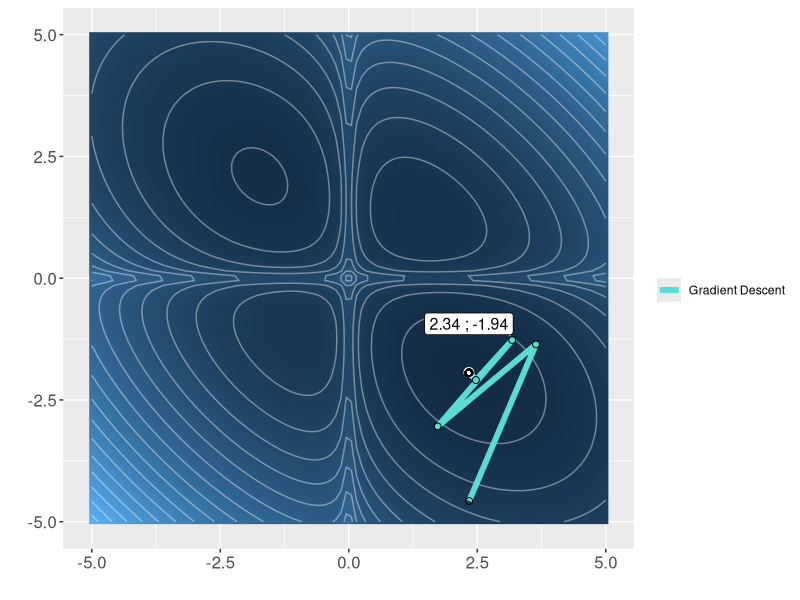
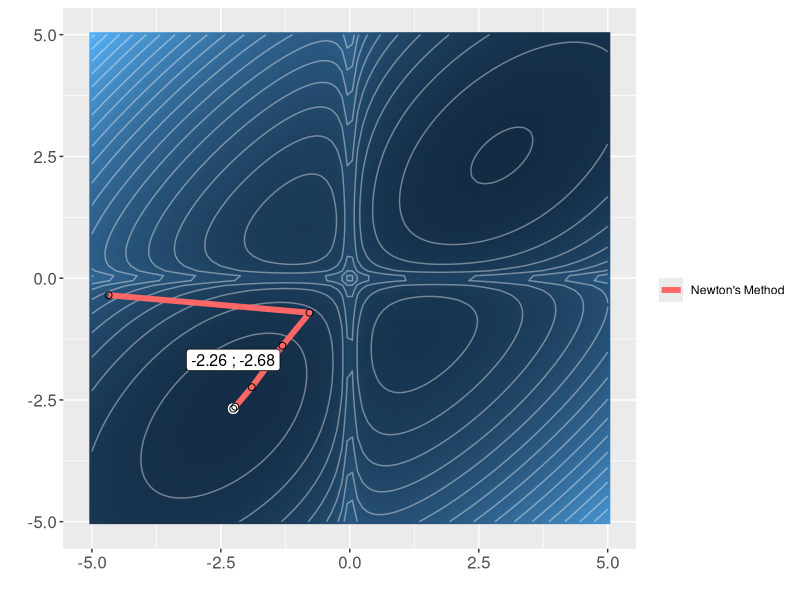
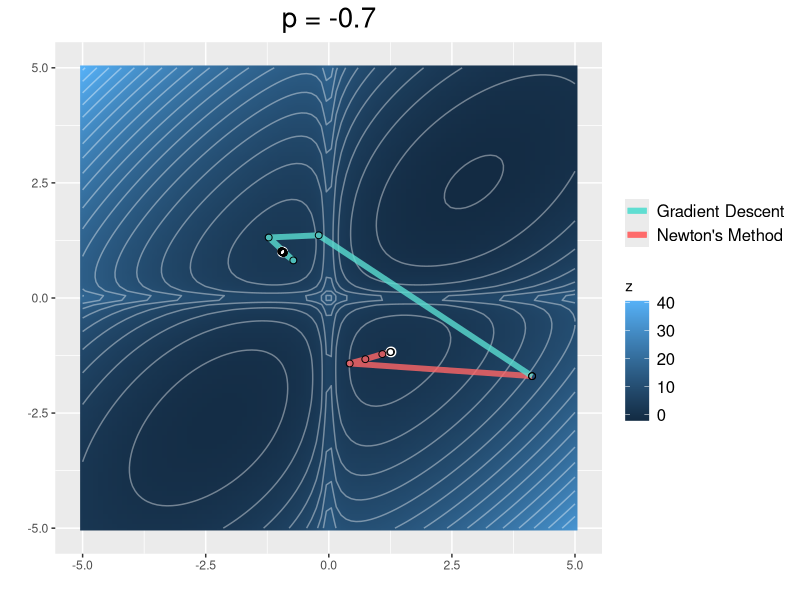
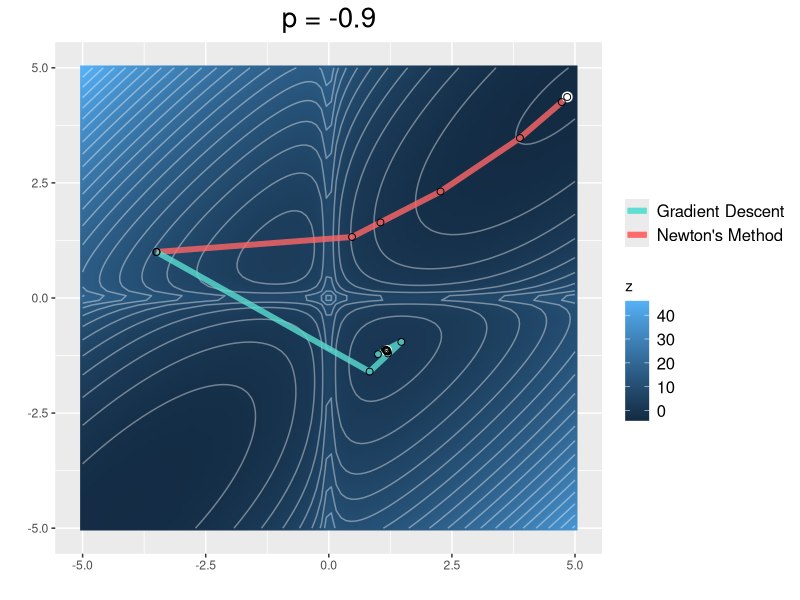

Write R code to recreate these figures, in order. (Note: this script raises an error after producing the figures.)
# METADATA ====
# Description: Line search methods homework (Deterministic models and optimization)
# Created: 2018-11-15 (Reid Falconer)
# Updated: 2018-11-20 (Reid Falconer)
# Reviewed: 

# INITIALISE ====

rm(list=ls())

#> Libraries ----
library(tidyverse) # always load tidyverse last to avoid namespace conflicts

#> Set options ----

# disable scientific notation
options(scipen = 999)


# FUNCTIONS ====

#> gradient descent ----

# definition of the gradient descent
gradient_descent <- function(p, start, n = 2, step_1=1, 
                             tol=1e-8, max_it = 100000, 
                             display = T ) {
  if(n==2) { # our 2 two-dimensional case
    m <- c(0.5, 0) # define m vector
    Amat <- function(p) {
    Amat <- matrix(c(1,p,p,1),2,2) 
    }
    A <- Amat(p) # define A matrix
    }
    else{  # mutiple dimensions
      m <- runif(n, -1, 1)# define m vector
      Amat <- matrix(rnorm(n*n, mean = 0, sd = 0.1), ncol=n, nrow = n)
      A <- Amat%*%(t(Amat)) # define A matrix (making sure that it is a fixed positive definite matrix)
  }
  # define function
  defined_function <- function(x, m, A) {
    func = 0.5*t(x - m)%*%A%*%(x - m) - sum(log((x)^2)) 
    return(c(func))
  }
  # define the derivative 
  derivative <- function(x, m, A) {
    grad <- A%*%(x-m) - 2/(x)
    return(c(grad))
  }
  i <- 0 # Counter for number of iterations
  point_1 <- start
  hi <- Sys.time() # before convergence 
  grdnt <- derivative(point_1, m, A)
  step = step_1
  point_2 <- point_1 - step_1*grdnt
  path_mat <- matrix(NA, nrow = max_it, ncol = n)
  path_mat[i+1,] <- start
  while (abs(defined_function(point_1, m, A)-defined_function(point_2, m, A)) > tol) { 
    while(defined_function(point_2, m, A) > defined_function(point_1, m, A)) {
      step = step*0.5
      point_2 <- point_1 - step*grdnt
    } 
    i <- i + 1
    path_mat[i+1,] <- point_2
    step = step_1
    point_1 <- point_2
    grdnt <- derivative(point_1, m, A)
    point_2 <- point_1 - step*grdnt
    #print(defined_function(point_2, m, A)) # optional of one wants to print progress
  }
  paths = path_mat[0:i+1,] %>% as.data.frame()
  point = point_2
  iterations = i
  point_text = paste0(round(point[1],2)," ; ", round(point[2],2))
  
  if(display == T) {
    x <- seq(-5, 5, length.out = 100)
    y <- seq(-5, 5, length.out = 100)
    z <- apply(expand.grid(x, y), 1, "defined_function", m = m, A = A)
    
    df <- cbind(expand.grid(x, y),z) %>% 
      dplyr::rename(x = Var1,
                    y = Var2) %>% 
      as.data.frame() 
    
    plot <- ggplot() + geom_raster(data = df, aes(x = x, y = y, fill = z), 
                                   interpolate = TRUE, show.legend = FALSE) +
      geom_contour(data = df, colour = "white", aes(x = x, y = y, z = z), 
                   binwidth = 2, alpha = 0.4) + 
      geom_path(aes(x = paths$V1, y = paths$V2, colour = "Gradient Descent"), 
                size = 2,  linetype = 1) +
      geom_point(size = 3, color = "white", aes(x = point[1], point[2])) +
      geom_point(size = 2, color = "black", aes(x = paths$V1, y = paths$V2),shape = 1) +
      theme_grey() +
      labs(x = "", y = "") +
      geom_label(color = "black", aes(x = point[1], point[2]), 
                label = point_text, nudge_x = 0, nudge_y = 1, size = 4)+
      scale_colour_manual("", values = c("Gradient Descent"="#5addd0")) +
      theme(axis.text=element_text(size=12), plot.title = element_text(size=22))
  }
  else {
    na <- Sys.time() # after convergence 
    diff <- na-hi # calculate convergence rate
    return(list(point = point_2, iterations = i, point_text = point_text, 
                paths = path_mat[0:i+1,] %>%
                  as.data.frame() %>%
                    rename(x = V1,
                          y = V2),
                    time = diff))
  }
  print(plot) # return the plot
  na <- Sys.time() # after convergence
  diff <- na-hi # calculate convergence rate
  return(list(point = point_2, iterations = i, point_text = point_text, 
              paths = path_mat[0:i+1,] %>%
                as.data.frame() %>%
                rename(x = V1,
                      y = V2),
              time = diff)) 
  }

# locate the minimum of the function using the Gradient Descent method
gd_results <- gradient_descent(
  p = 0.5, # define rho (only applicable in 2 dimensional case)
  start = runif(2, -5, 5), # start point of the search. Initialised point in paper c(-3.5,1)
  step_1 = 1, # step size (alpha)
  tol = 1e-5, # tolerance
  display = T, # display plot (only applicable in 2 dimensional case)
  n = 2, # dimensions
  max_it = 100000) # max iterations 


#> newton's method ----

# definition of newton's method
newtons_method <- function(p, start, n = 2, step_1=1, 
                           tol=1e-8, max_it = 100000, 
                           display = T ) {
  if(n==2) {
    m <- c(0.5, 0) # define m vector
    Amat <- function(p) {
      Amat <- matrix(c(1,p,p,1),2,2) # define A matrix
    }
    A <- Amat(p)
  }
  else{
    m <- runif(n, -1, 1) # define m vector
    Amat <- matrix(rnorm(n*n, mean = 0, sd = 0.1), ncol=n, nrow = n) # define A matrix
    A <- Amat%*%(t(Amat)) # making sure that it is a fixed positive definite matrix
  }
  # define function
  defined_function <- function(x, m, A) {
    func = 0.5*t(x - m)%*%A%*%(x - m) - sum(log((x)^2)) 
    return(c(func))
  }
  # define the derivative 
  derivative <- function(x, m, A) {
    grad <- A%*%(x-m) - 2/(x)
    return(c(grad))
  }
  #define the hessian 
  hessian <- function(x, m, A) {
     A + diag((diag(2/x%*%t(x))))
  }
  i <- 0 # Counter for number of iterations
  point_1 <- start
  hi <- Sys.time() # before convergence
  grdnt <- derivative(point_1, m, A)
  hess <- hessian(point_1, m, A)
  step = step_1
  point_2 <- point_1 - step_1*solve(hess)%*%grdnt
  path_mat <- matrix(NA, nrow = max_it, ncol = n)
  path_mat[i+1,] <- start
  while (abs(defined_function(point_1, m, A)-defined_function(point_2, m, A)) > tol) {
    while(defined_function(point_2, m, A) > defined_function(point_1, m, A)) {
      step <- step*0.5
      point_2 <- point_1 - step*solve(hess)%*%grdnt
    } 
    i <- i + 1
    path_mat[i+1,] <- point_2
    step = step_1
    point_1 <- point_2
    grdnt <- derivative(point_1, m, A)
    hess <- hessian(point_1, m, A)
    point_2 <- point_1 - step_1*solve(hess)%*%grdnt
    #print(defined_function(point_2, m, A)) # print progress
  }
  paths = path_mat[0:i+1,] %>% as.data.frame()
  point = point_2
  iterations = i
  point_text = paste0(round(point[1],2)," ; ", round(point[2],2))
  
  if(display == T) {
    x <- seq(-5, 5, length.out = 100)
    y <- seq(-5, 5, length.out = 100)
    z <- apply(expand.grid(x, y), 1, "defined_function", m = m, A = A)
    
    df <- cbind(expand.grid(x, y),z) %>% 
      dplyr::rename(x = Var1,
                    y = Var2) %>% 
      as.data.frame() 
    
    plot <- ggplot() + geom_raster(data = df, aes(x = x, y = y, fill = z),
                                   interpolate = TRUE, show.legend = FALSE) +
      geom_contour(data = df, colour = "white", aes(x = x, y = y, z = z), 
                   binwidth = 2, alpha = 0.4) + 
      geom_path(aes(x = paths$V1, y = paths$V2, colour = "Newton's Method"), 
                size = 2,  linetype = 1) +
      geom_point(size = 3, color = "white", aes(x = point[1], point[2])) +
      theme_grey() +
      geom_point(size = 2, color = "black", aes(x = paths$V1, y = paths$V2),shape = 1) +
      labs(x = "", y = "") +
      geom_label(color = "black", aes(x = point[1], point[2]), 
                 label = point_text, nudge_x = 0, nudge_y = 1, size = 4)+
      scale_colour_manual("", values = c("Newton's Method"="#ff6666")) +
      theme(axis.text=element_text(size=12), plot.title = element_text(size=22))
  }
  else {
    na <- Sys.time() # after convergence
    diff <- na-hi
    return(list(point = point_2, iterations = i, point_text = point_text, 
                paths = path_mat[0:i+1,] %>%
                  as.data.frame() %>%
                  rename(x = V1,
                         y = V2),
                time = diff))
  }
  print(plot) # return the plot
  na <- Sys.time()
  diff <- na-hi
  return(list(point = point_2, iterations = i, point_text = point_text, 
              paths = path_mat[0:i+1,] %>%
                as.data.frame() %>%
                rename(x = V1,
                       y = V2),
              time = diff)) 
}

# locate the minimum of the function using the Gradient Descent method
newtons_result <- newtons_method(
  p = -0.7, # define rho (only applicable in 2 dimensional case)
  start = runif(2, -5, 5), # start point of the search. Initialised point in paper c(-3.5,1)
  step_1 = 1, # initialize step size (alpha)
  tol = 1e-5, # tolerance
  display = T, # display plot (only applicable in 2 dimensional case)
  n = 2, # dimensions
  max_it = 100000) # max iterations 


# Fucntion with both newton and gradient.
# This fuction was purely built to  facilitate the plotting of 
# both algoithms on the same plot. 

combination<- function(p, start, n = 2, step_1_k = 1, step_1 = 1, 
                       tol=1e-8, max_it = 100000, display = T, 
                       Gradient = T, Newton = T) {
  if(n==2) {
    m <- c(0.5, 0) 
    Amat <- function(p) {
      Amat <- matrix(c(1,p,p,1),2,2)
    }
    A <- Amat(p) # define A matrix
  }
  else{
    m <- runif(n, -1, 1)
    Amat <- matrix(rnorm(n*n, mean = 0, sd = 0.1), ncol=n, nrow = n)
    A <- Amat%*%(t(Amat)) # define A matrix (making sure that it is a fixed positive definite matrix)
  }
  # define function
  defined_function <- function(x, m, A) {
    func = 0.5*t(x - m)%*%A%*%(x - m) - sum(log((x)^2)) 
    return(c(func))
  }
  # define the derivative 
  derivative <- function(x, m, A) {
    grad <- A%*%(x-m) - 2/(x)
    return(c(grad))
  }
  #define the hessian 
  hessian <- function(x, m, A) {
    A + diag((diag(2/x%*%t(x))))
  }

  if(Newton == T) {
  i <- 0 # Counter for number of iterations
  point_1 <- start
  hi <- Sys.time() # before convergence
  grdnt <- derivative(point_1, m, A)
  hess <- hessian(point_1, m, A)
  step = step_1
  point_2 <- point_1 - step_1*solve(hess)%*%grdnt
  path_mat <- matrix(NA, nrow = max_it, ncol = n)
  path_mat[i+1,] <- start
  while (abs(defined_function(point_1, m, A)-defined_function(point_2, m, A)) > tol) {
    while(defined_function(point_2, m, A) > defined_function(point_1, m, A)) {
      step = step*0.5
      point_2 <- point_1 - step*solve(hess)%*%grdnt
    } 
    i <- i + 1
    path_mat[i+1,] <- point_2
    step = step_1
    point_1 <- point_2
    grdnt <- derivative(point_1, m, A)
    hess <- hessian(point_1, m, A)
    point_2 <- point_1 - step_1*solve(hess)%*%grdnt
    #print(defined_function(point_2, m, A)) # print progress
  }
  paths = path_mat[0:i+1,] %>% as.data.frame()
  point = point_2
  iterations = i
  point_text = paste0(round(point[1],2)," ; ", round(point[2],2))
  }
  
  if(Gradient == T) {
  k <- 0 # Counter for number of iterations
  point_1_k <- start
  hi_k <- Sys.time() # before convergence
  grdnt_k <- derivative(point_1_k, m, A)
  step_k <- step_1_k
  point_2_k <- point_1_k - step_1_k*grdnt_k
  path_mat_k <- matrix(NA, nrow = max_it, ncol = n)
  path_mat_k[k+1,] <- start
  while (abs(defined_function(point_1_k, m, A)-defined_function(point_2_k, m, A)) > tol) {
    while(defined_function(point_2_k, m, A) > defined_function(point_1_k, m, A)) {
      step_k = step_k*0.5
      point_2_k <- point_1_k - step_k*grdnt_k
    } 
    k <- k + 1
    path_mat_k[k+1,] <- point_2_k
    step_k = step_1_k
    point_1_k <- point_2_k
    grdnt_k <- derivative(point_1_k, m, A)
    point_2_k <- point_1_k - step_k*grdnt_k
    #print(defined_function(point_2_k, m, A)) # print progress
  }
  paths_k = path_mat_k[0:k+1,] %>% as.data.frame()
  point_k = point_2_k
  iterations_k = k
  point_text_k = paste0(round(point_k[1],2)," ; ", round(point_k[2],2))
  }
  
  if(display == T) {
    x <- seq(-5, 5, length.out = 100)
    y <- seq(-5, 5, length.out = 100)
    z <- apply(expand.grid(x, y), 1, "defined_function", m = m, A = A)
    df <- cbind(expand.grid(x, y),z) %>% 
      dplyr::rename(x = Var1,
                    y = Var2) %>% 
      as.data.frame() 
    title_p<- paste("p =", p)
    plot <- ggplot() + geom_raster(data = df, aes(x = x, y = y, fill = z), 
                                   interpolate = TRUE, show.legend = FALSE) +
      geom_contour(data = df, colour = "white", aes(x = x, y = y, z = z),
                   binwidth = 2, alpha = 0.4) + 
      geom_path(aes(x = paths$V1, y = paths$V2, colour = "Newton's Method") , 
                size = 2,  linetype = 1, alpha = 0.8, show.legend = T) +
      geom_path(aes(x = paths_k$V1, y = paths_k$V2, colour = "Gradient Descent"), 
                size = 2,  linetype = 1, alpha = 0.8, show.legend = T) +
      geom_point(size = 3, color = "white", aes(x = point[1], point[2])) +
      geom_point(size = 3, color = "white", aes(x = point_k[1], point_k[2])) +
      geom_point(size = 2, color = "black", aes(x = paths_k$V1, y = paths_k$V2),shape = 1) +
      geom_point(size = 2, color = "black", aes(x = paths$V1, y = paths$V2),shape = 1) +
      theme_grey() +
      scale_colour_manual("", values = c("Newton's Method"="#ff6666", 
                                         "Gradient Descent"="#5addd0")) +
      theme(legend.text=element_text(size=12), 
            plot.title = element_text(hjust = 0.5, size = 20)) +
      labs(x = "", y = "") +
      ggtitle(paste0(title_p)) 
  }
  else {
    na <- Sys.time() # after convergence
    diff <- na-hi # calculate convergence rate
    return(list(point = point_2, iterations = i, point_text = point_text, 
                paths = path_mat[0:i+1,] %>%
                  as.data.frame() %>%
                  rename(x = V1,
                         y = V2),
                time = diff))
  }
  print(plot) # return the plot
  na <- Sys.time()
  diff <- na-hi
  return(list(point = point_2, iterations = i, point_text = point_text, 
              paths = path_mat[0:i+1,] %>%
                as.data.frame() %>%
                rename(x = V1,
                       y = V2),
              time = diff)) 
}

# locate the minimum of the function using the Gradient Descent and Newtons method
newton_gd_result <- combination(
  p = -0.7, # define rho (only applicable in 2 dimensional case)
  start = runif(2, -5, 5), # start point of the search. Initialised point in paper c(-3.5,1)
  step_1_k = 1,# step size (alpha)
  step_1 = 1, # initialize step size (alpha)
  tol = 1e-5, # tolerance
  display = T, # display plot (only applicable in 2 dimensional case)
  n = 2, # dimensions
  max_it = 100000) # max iterations 

# SIMULATIONS ====

#> Study convergence plots ----

name <- 0
for (i in seq(-0.9, 0.9, 0.1)) {
  name <- name +1
  combination(
    p = i, # loops over all p (-0.9 - 0.9)
    start = c(-3.5,1), #runif(2, -5, 5), # start point of the search 
    step_1_k = 1, # step size (alpha)
    step_1 = 1,
    tol = 1e-5, # tolerance
    display = T, # display plot (only applicable in 2 dimensional case)
    n = 2, # dimensions
    max_it = 100000) # max iterations
ggsave(paste0("reports/images/fig_",name,".png"), plot = last_plot(), #save each plot to disk 
       scale = 1, dpi = 300, limitsize = TRUE)
}

#> Study higher dimensions ----

# where `number` is the number of iterations, `n` is the amount of 
# dimensions and rho is the p parameter (only applicable in 2 dimesional case)
iterations_gd <- function(number, n, rho) {
  iter <- matrix(0, nrow = number, ncol = 1)
  time <- matrix(0, nrow = number, ncol = 1)
  for(i in 1:number) {
    results <- gradient_descent(
      p = rho, # rho value (only applicable in 2 dimensional case)
      start = runif(n, -5, 5), # start point of the search 
      step_1 = 1, # step size (alpha)
      tol = 1e-5, # tolerance
      display = F, # display plot (only applicable in 2 dimensional case)
      n = n, # dimensions
      max_it = 1000000)   # max iterations
    iter[i,] <- results$iterations
    time[i,]<- results$time
  }
  return(list(iterations = mean(iter), time = mean(time), number = n))
}

# where `number` is the number of iterations, `n` is the amount of dimensions 
# and rho is the p parameter (only applicable in 2 dimesional case)
iterations_new <- function(number, n, rho) {
  iter <- matrix(0, nrow = number, ncol = 1)
  time <- matrix(0, nrow = number, ncol = 1)
  for(i in 1:number) {
    results <- newtons_method(
      p = rho, # rho value (only applicable in 2 dimensional case)
      start = runif(n, -5, 5), # start point of the search 
      tol = 1e-5,  # tolerance
      display = F,# display plot (only applicable in 2 dimensional case)
      n = n, # dimensions
      max_it = 1000000) # max iterations
    iter[i,] <- results$iterations
    time[i,]<- results$time
    #  print(iter)
  }
  return(list(iterations = mean(iter), time = mean(time), number = n))
}

# create matrix vector of correct dimensions to populate
rho_seq <- length(seq(-0.9,0.9,0.1))
col_int <- length(c(1,2,3,4,5))
output = matrix(NA, nrow = rho_seq , ncol = col_int)

index = 0
for (i in seq(-0.9,0.9,0.1)) {
  index = index + 1
interation_gd <- iterations_gd(number = 500, n = 2, rho = i) 
interation_new <- iterations_new(number = 500, n = 2, rho = i) 
print(index)
output[index,2] <- interation_gd$iterations
output[index,3] <-interation_new$iterations
output[index,1] <- i
output[index,4] <- interation_gd$time
output[index,5] <-interation_new$time
}

output %>% 
  as.data.frame() %>% 
  ggplot() +
  geom_line(aes(x = V3, y = V1, colour = "Gradient Descent"), size = 1.5) +
  geom_line(aes(x = V3, y = V2, colour = "Newton's Method"), size = 1.5) +
  theme_grey() +
  scale_colour_manual("", values = c("Newton's Method"="#ff6666", 
                                     "Gradient Descent"="#5addd0")) +
  theme(legend.text=element_text(size=12), 
        axis.text = element_text(hjust = 0.5, size = 12), 
        axis.title=element_text(size=12)) +
  labs(x = "p", y = "Iterations")

# save plot
ggsave("reports/images/iterations.png", plot = last_plot(),
       scale = 1, dpi = 300, limitsize = TRUE)

output %>% 
  as.data.frame() %>% 
  ggplot() +
  geom_line(aes(x = V1, y = V4, colour = "Gradient Descent"), size = 1.5) +
  geom_line(aes(x = V1, y = V5, colour = "Newton's Method"), size = 1.5) +
  theme_grey() +
  scale_colour_manual("", values = c("Newton's Method"="#ff6666", 
                                     "Gradient Descent"="#5addd0")) +
  theme(legend.text=element_text(size=12), 
        axis.text = element_text(hjust = 0.5, size = 12), 
        axis.title=element_text(size=12)) +
  labs(x = "p", y = "Runtime (Seconds)")
  
# save plot
ggsave("reports/images/convergence.png", plot = last_plot(),
       scale = 1, dpi = 300, limitsize = TRUE)

# create matrix vector of correct dimensions to populate
dimensions <- length(c(10,50,100,200,500,1000))
int <- length(c(1,2,3))
output_dimensions = matrix(NA, nrow = dimensions , ncol = int)

# WARNING - This takes approximalty 50-90 minutes
index = 0
for (i in c(50,100,200,500,1000)) {
  index = index + 1
  interation_gd <- iterations_gd(number = 100, n = i, rho = 0.5) 
  interation_new <- iterations_new(number = 100, n = i, rho = 0.5) 
  print(index)
  output_dimensions[index,1] <- i
  output_dimensions[index,2] <- interation_gd$iterations
  output_dimensions[index,3] <-interation_new$iterations
  output_dimensions[index,4] <- interation_gd$time
  output_dimensions[index,5] <-interation_new$time
}

output_dimensions %>% 
  as.data.frame() %>% 
  ggplot() +
  geom_line(aes(x = V1, y = V2, colour = "Gradient Descent"), size = 1.5) +
  geom_line(aes(x = V1, y = V3, colour = "Newton's Method"), size = 1.5) +
  theme_grey() +
  scale_colour_manual("", values = c("Newton's Method"="#ff6666", 
                                     "Gradient Descent"="#5addd0")) +
  theme(legend.text=element_text(size=12), 
        axis.text = element_text(hjust = 0.5, size = 12), 
        axis.title=element_text(size=12)) +
  labs(x = "Dimensions (n)", y = "Iterations")

# save plot
ggsave("reports/images/dimensions.png", plot = last_plot(),
       scale = 1, dpi = 300, limitsize = TRUE)

output_dimensions %>% 
  as.data.frame() %>% 
  ggplot() +
  geom_line(aes(x = V1, y = V4, colour = "Gradient Descent"), size = 1.5) +
  geom_line(aes(x = V1, y = V5, colour = "Newton's Method"), size = 1.5) +
  theme_grey() +
  scale_colour_manual("", values = c("Newton's Method"="#ff6666", 
                                     "Gradient Descent"="#5addd0")) +
  theme(legend.text=element_text(size=12), 
        axis.text = element_text(hjust = 0.5, size = 12), 
        axis.title=element_text(size=12)) +
  labs(x = "Dimensions (n)", y = "Runtime (Seconds)")

# save plot
ggsave("reports/images/time.png", plot = last_plot(),
       scale = 1, dpi = 300, limitsize = TRUE)









